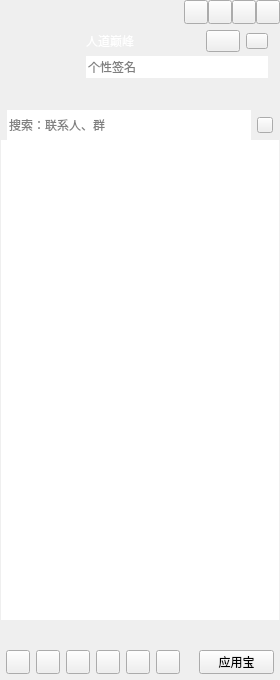
<?xml version="1.0" encoding="UTF-8"?>
<ui version="4.0">
 <class>CCMainWindowClass</class>
 <widget class="QWidget" name="CCMainWindowClass">
  <property name="geometry">
   <rect>
    <x>0</x>
    <y>0</y>
    <width>280</width>
    <height>680</height>
   </rect>
  </property>
  <property name="minimumSize">
   <size>
    <width>280</width>
    <height>680</height>
   </size>
  </property>
  <property name="windowTitle">
   <string>CCMainWindow</string>
  </property>
  <layout class="QVBoxLayout" name="verticalLayout_6">
   <property name="spacing">
    <number>0</number>
   </property>
   <property name="leftMargin">
    <number>0</number>
   </property>
   <property name="topMargin">
    <number>0</number>
   </property>
   <property name="rightMargin">
    <number>0</number>
   </property>
   <property name="bottomMargin">
    <number>0</number>
   </property>
   <item>
    <widget class="QWidget" name="titleWidget" native="true">
     <property name="sizePolicy">
      <sizepolicy hsizetype="Expanding" vsizetype="Preferred">
       <horstretch>0</horstretch>
       <verstretch>0</verstretch>
      </sizepolicy>
     </property>
     <property name="titleskin" stdset="0">
      <bool>true</bool>
     </property>
     <layout class="QVBoxLayout" name="verticalLayout_2">
      <property name="spacing">
       <number>0</number>
      </property>
      <property name="leftMargin">
       <number>0</number>
      </property>
      <property name="topMargin">
       <number>0</number>
      </property>
      <property name="rightMargin">
       <number>0</number>
      </property>
      <property name="bottomMargin">
       <number>0</number>
      </property>
      <item>
       <layout class="QHBoxLayout" name="horizontalLayout">
        <property name="spacing">
         <number>0</number>
        </property>
        <property name="leftMargin">
         <number>12</number>
        </property>
        <item>
         <widget class="QLabel" name="titleIcon">
          <property name="sizePolicy">
           <sizepolicy hsizetype="Fixed" vsizetype="Fixed">
            <horstretch>0</horstretch>
            <verstretch>0</verstretch>
           </sizepolicy>
          </property>
          <property name="minimumSize">
           <size>
            <width>42</width>
            <height>18</height>
           </size>
          </property>
          <property name="maximumSize">
           <size>
            <width>42</width>
            <height>18</height>
           </size>
          </property>
          <property name="text">
           <string/>
          </property>
         </widget>
        </item>
        <item>
         <spacer name="horizontalSpacer">
          <property name="orientation">
           <enum>Qt::Orientation::Horizontal</enum>
          </property>
          <property name="sizeHint" stdset="0">
           <size>
            <width>40</width>
            <height>20</height>
           </size>
          </property>
         </spacer>
        </item>
        <item>
         <widget class="QPushButton" name="placehold1">
          <property name="sizePolicy">
           <sizepolicy hsizetype="Fixed" vsizetype="Fixed">
            <horstretch>0</horstretch>
            <verstretch>0</verstretch>
           </sizepolicy>
          </property>
          <property name="minimumSize">
           <size>
            <width>24</width>
            <height>24</height>
           </size>
          </property>
          <property name="maximumSize">
           <size>
            <width>24</width>
            <height>24</height>
           </size>
          </property>
          <property name="text">
           <string/>
          </property>
         </widget>
        </item>
        <item>
         <widget class="QPushButton" name="placehold2">
          <property name="sizePolicy">
           <sizepolicy hsizetype="Fixed" vsizetype="Fixed">
            <horstretch>0</horstretch>
            <verstretch>0</verstretch>
           </sizepolicy>
          </property>
          <property name="minimumSize">
           <size>
            <width>24</width>
            <height>24</height>
           </size>
          </property>
          <property name="maximumSize">
           <size>
            <width>24</width>
            <height>24</height>
           </size>
          </property>
          <property name="text">
           <string/>
          </property>
         </widget>
        </item>
        <item>
         <widget class="QPushButton" name="sysmin">
          <property name="sizePolicy">
           <sizepolicy hsizetype="Fixed" vsizetype="Fixed">
            <horstretch>0</horstretch>
            <verstretch>0</verstretch>
           </sizepolicy>
          </property>
          <property name="minimumSize">
           <size>
            <width>24</width>
            <height>24</height>
           </size>
          </property>
          <property name="maximumSize">
           <size>
            <width>24</width>
            <height>24</height>
           </size>
          </property>
          <property name="text">
           <string/>
          </property>
         </widget>
        </item>
        <item>
         <widget class="QPushButton" name="sysclose">
          <property name="sizePolicy">
           <sizepolicy hsizetype="Fixed" vsizetype="Fixed">
            <horstretch>0</horstretch>
            <verstretch>0</verstretch>
           </sizepolicy>
          </property>
          <property name="minimumSize">
           <size>
            <width>24</width>
            <height>24</height>
           </size>
          </property>
          <property name="maximumSize">
           <size>
            <width>24</width>
            <height>24</height>
           </size>
          </property>
          <property name="text">
           <string/>
          </property>
         </widget>
        </item>
       </layout>
      </item>
      <item>
       <layout class="QHBoxLayout" name="horizontalLayout_3">
        <property name="leftMargin">
         <number>12</number>
        </property>
        <property name="topMargin">
         <number>6</number>
        </property>
        <property name="rightMargin">
         <number>12</number>
        </property>
        <property name="bottomMargin">
         <number>6</number>
        </property>
        <item>
         <widget class="QLabel" name="headLabel">
          <property name="sizePolicy">
           <sizepolicy hsizetype="Fixed" vsizetype="Fixed">
            <horstretch>0</horstretch>
            <verstretch>0</verstretch>
           </sizepolicy>
          </property>
          <property name="minimumSize">
           <size>
            <width>68</width>
            <height>68</height>
           </size>
          </property>
          <property name="maximumSize">
           <size>
            <width>68</width>
            <height>68</height>
           </size>
          </property>
          <property name="text">
           <string/>
          </property>
         </widget>
        </item>
        <item>
         <layout class="QVBoxLayout" name="verticalLayout">
          <property name="spacing">
           <number>4</number>
          </property>
          <item>
           <layout class="QHBoxLayout" name="horizontalLayout_2">
            <item>
             <widget class="QLabel" name="nameLabel">
              <property name="sizePolicy">
               <sizepolicy hsizetype="Expanding" vsizetype="Fixed">
                <horstretch>0</horstretch>
                <verstretch>0</verstretch>
               </sizepolicy>
              </property>
              <property name="minimumSize">
               <size>
                <width>0</width>
                <height>22</height>
               </size>
              </property>
              <property name="maximumSize">
               <size>
                <width>16777215</width>
                <height>22</height>
               </size>
              </property>
              <property name="styleSheet">
               <string notr="true">color:rgb(255,255,255);
font:75 12pt &quot;微软雅黑&quot;;</string>
              </property>
              <property name="text">
               <string>人道巅峰</string>
              </property>
             </widget>
            </item>
            <item>
             <widget class="QPushButton" name="stausBtn">
              <property name="sizePolicy">
               <sizepolicy hsizetype="Fixed" vsizetype="Fixed">
                <horstretch>0</horstretch>
                <verstretch>0</verstretch>
               </sizepolicy>
              </property>
              <property name="minimumSize">
               <size>
                <width>34</width>
                <height>22</height>
               </size>
              </property>
              <property name="maximumSize">
               <size>
                <width>34</width>
                <height>22</height>
               </size>
              </property>
              <property name="text">
               <string/>
              </property>
              <property name="hasborder" stdset="0">
               <bool>true</bool>
              </property>
             </widget>
            </item>
            <item>
             <widget class="QPushButton" name="levelBtn">
              <property name="sizePolicy">
               <sizepolicy hsizetype="Fixed" vsizetype="Fixed">
                <horstretch>0</horstretch>
                <verstretch>0</verstretch>
               </sizepolicy>
              </property>
              <property name="minimumSize">
               <size>
                <width>22</width>
                <height>16</height>
               </size>
              </property>
              <property name="maximumSize">
               <size>
                <width>22</width>
                <height>16</height>
               </size>
              </property>
              <property name="focusPolicy">
               <enum>Qt::FocusPolicy::StrongFocus</enum>
              </property>
              <property name="autoFillBackground">
               <bool>false</bool>
              </property>
              <property name="text">
               <string/>
              </property>
              <property name="hasborder" stdset="0">
               <bool>true</bool>
              </property>
             </widget>
            </item>
           </layout>
          </item>
          <item>
           <widget class="QLineEdit" name="lineEdit">
            <property name="minimumSize">
             <size>
              <width>0</width>
              <height>22</height>
             </size>
            </property>
            <property name="maximumSize">
             <size>
              <width>16777215</width>
              <height>22</height>
             </size>
            </property>
            <property name="frame">
             <bool>false</bool>
            </property>
            <property name="placeholderText">
             <string>个性签名</string>
            </property>
           </widget>
          </item>
          <item>
           <widget class="QWidget" name="appWidget" native="true">
            <property name="sizePolicy">
             <sizepolicy hsizetype="Expanding" vsizetype="Fixed">
              <horstretch>0</horstretch>
              <verstretch>0</verstretch>
             </sizepolicy>
            </property>
            <property name="minimumSize">
             <size>
              <width>0</width>
              <height>22</height>
             </size>
            </property>
            <property name="maximumSize">
             <size>
              <width>16777215</width>
              <height>22</height>
             </size>
            </property>
           </widget>
          </item>
         </layout>
        </item>
       </layout>
      </item>
     </layout>
    </widget>
   </item>
   <item>
    <widget class="QWidget" name="widget" native="true">
     <property name="sizePolicy">
      <sizepolicy hsizetype="Expanding" vsizetype="Expanding">
       <horstretch>0</horstretch>
       <verstretch>0</verstretch>
      </sizepolicy>
     </property>
     <layout class="QVBoxLayout" name="verticalLayout_4">
      <property name="spacing">
       <number>0</number>
      </property>
      <property name="leftMargin">
       <number>1</number>
      </property>
      <property name="topMargin">
       <number>0</number>
      </property>
      <property name="rightMargin">
       <number>1</number>
      </property>
      <property name="bottomMargin">
       <number>0</number>
      </property>
      <item>
       <widget class="QWidget" name="searchWidget" native="true">
        <property name="sizePolicy">
         <sizepolicy hsizetype="Expanding" vsizetype="Fixed">
          <horstretch>0</horstretch>
          <verstretch>0</verstretch>
         </sizepolicy>
        </property>
        <property name="minimumSize">
         <size>
          <width>0</width>
          <height>30</height>
         </size>
        </property>
        <property name="maximumSize">
         <size>
          <width>16777215</width>
          <height>30</height>
         </size>
        </property>
        <layout class="QHBoxLayout" name="horizontalLayout_4">
         <property name="leftMargin">
          <number>6</number>
         </property>
         <property name="topMargin">
          <number>0</number>
         </property>
         <property name="rightMargin">
          <number>6</number>
         </property>
         <property name="bottomMargin">
          <number>0</number>
         </property>
         <item>
          <widget class="QLineEdit" name="searchLineEdit">
           <property name="minimumSize">
            <size>
             <width>0</width>
             <height>30</height>
            </size>
           </property>
           <property name="maximumSize">
            <size>
             <width>16777215</width>
             <height>30</height>
            </size>
           </property>
           <property name="frame">
            <bool>false</bool>
           </property>
           <property name="placeholderText">
            <string>搜索：联系人、群</string>
           </property>
          </widget>
         </item>
         <item>
          <widget class="QPushButton" name="searchBtn">
           <property name="sizePolicy">
            <sizepolicy hsizetype="Fixed" vsizetype="Fixed">
             <horstretch>0</horstretch>
             <verstretch>0</verstretch>
            </sizepolicy>
           </property>
           <property name="minimumSize">
            <size>
             <width>16</width>
             <height>16</height>
            </size>
           </property>
           <property name="maximumSize">
            <size>
             <width>16</width>
             <height>16</height>
            </size>
           </property>
           <property name="text">
            <string/>
           </property>
          </widget>
         </item>
        </layout>
       </widget>
      </item>
      <item>
       <widget class="QScrollArea" name="scrollArea">
        <property name="frameShape">
         <enum>QFrame::Shape::NoFrame</enum>
        </property>
        <property name="widgetResizable">
         <bool>true</bool>
        </property>
        <widget class="QWidget" name="scrollAreaWidgetContents">
         <property name="geometry">
          <rect>
           <x>0</x>
           <y>0</y>
           <width>278</width>
           <height>474</height>
          </rect>
         </property>
         <property name="sizePolicy">
          <sizepolicy hsizetype="Expanding" vsizetype="Expanding">
           <horstretch>0</horstretch>
           <verstretch>0</verstretch>
          </sizepolicy>
         </property>
         <layout class="QVBoxLayout" name="verticalLayout_3">
          <property name="spacing">
           <number>0</number>
          </property>
          <property name="leftMargin">
           <number>0</number>
          </property>
          <property name="topMargin">
           <number>0</number>
          </property>
          <property name="rightMargin">
           <number>0</number>
          </property>
          <property name="bottomMargin">
           <number>0</number>
          </property>
          <item>
           <widget class="QTreeWidget" name="treeWidget">
            <property name="frameShape">
             <enum>QFrame::Shape::NoFrame</enum>
            </property>
            <property name="verticalScrollBarPolicy">
             <enum>Qt::ScrollBarPolicy::ScrollBarAlwaysOff</enum>
            </property>
            <property name="horizontalScrollBarPolicy">
             <enum>Qt::ScrollBarPolicy::ScrollBarAlwaysOff</enum>
            </property>
            <property name="editTriggers">
             <set>QAbstractItemView::EditTrigger::AllEditTriggers</set>
            </property>
            <property name="indentation">
             <number>0</number>
            </property>
            <property name="headerHidden">
             <bool>true</bool>
            </property>
            <property name="expandsOnDoubleClick">
             <bool>false</bool>
            </property>
            <column>
             <property name="text">
              <string notr="true">1</string>
             </property>
            </column>
           </widget>
          </item>
         </layout>
        </widget>
       </widget>
      </item>
     </layout>
    </widget>
   </item>
   <item>
    <widget class="QWidget" name="bottomWidget" native="true">
     <property name="sizePolicy">
      <sizepolicy hsizetype="Expanding" vsizetype="Fixed">
       <horstretch>0</horstretch>
       <verstretch>0</verstretch>
      </sizepolicy>
     </property>
     <property name="minimumSize">
      <size>
       <width>0</width>
       <height>60</height>
      </size>
     </property>
     <property name="maximumSize">
      <size>
       <width>16777215</width>
       <height>60</height>
      </size>
     </property>
     <property name="bottomskin" stdset="0">
      <bool>true</bool>
     </property>
     <layout class="QVBoxLayout" name="verticalLayout_5" stretch="1,1">
      <property name="leftMargin">
       <number>6</number>
      </property>
      <property name="topMargin">
       <number>6</number>
      </property>
      <property name="rightMargin">
       <number>6</number>
      </property>
      <property name="bottomMargin">
       <number>6</number>
      </property>
      <item>
       <layout class="QHBoxLayout" name="bottomLayout_up"/>
      </item>
      <item>
       <layout class="QHBoxLayout" name="horizontalLayout_5">
        <item>
         <widget class="QPushButton" name="bottomBtn_1">
          <property name="sizePolicy">
           <sizepolicy hsizetype="Fixed" vsizetype="Fixed">
            <horstretch>0</horstretch>
            <verstretch>0</verstretch>
           </sizepolicy>
          </property>
          <property name="minimumSize">
           <size>
            <width>24</width>
            <height>24</height>
           </size>
          </property>
          <property name="maximumSize">
           <size>
            <width>24</width>
            <height>24</height>
           </size>
          </property>
          <property name="text">
           <string/>
          </property>
         </widget>
        </item>
        <item>
         <widget class="QPushButton" name="bottomBtn_2">
          <property name="sizePolicy">
           <sizepolicy hsizetype="Fixed" vsizetype="Fixed">
            <horstretch>0</horstretch>
            <verstretch>0</verstretch>
           </sizepolicy>
          </property>
          <property name="minimumSize">
           <size>
            <width>24</width>
            <height>24</height>
           </size>
          </property>
          <property name="maximumSize">
           <size>
            <width>24</width>
            <height>24</height>
           </size>
          </property>
          <property name="text">
           <string/>
          </property>
         </widget>
        </item>
        <item>
         <widget class="QPushButton" name="bottomBtn_3">
          <property name="sizePolicy">
           <sizepolicy hsizetype="Fixed" vsizetype="Fixed">
            <horstretch>0</horstretch>
            <verstretch>0</verstretch>
           </sizepolicy>
          </property>
          <property name="minimumSize">
           <size>
            <width>24</width>
            <height>24</height>
           </size>
          </property>
          <property name="maximumSize">
           <size>
            <width>24</width>
            <height>24</height>
           </size>
          </property>
          <property name="text">
           <string/>
          </property>
         </widget>
        </item>
        <item>
         <widget class="QPushButton" name="bottomBtn_4">
          <property name="sizePolicy">
           <sizepolicy hsizetype="Fixed" vsizetype="Fixed">
            <horstretch>0</horstretch>
            <verstretch>0</verstretch>
           </sizepolicy>
          </property>
          <property name="minimumSize">
           <size>
            <width>24</width>
            <height>24</height>
           </size>
          </property>
          <property name="maximumSize">
           <size>
            <width>24</width>
            <height>24</height>
           </size>
          </property>
          <property name="text">
           <string/>
          </property>
         </widget>
        </item>
        <item>
         <widget class="QPushButton" name="bottomBtn_5">
          <property name="sizePolicy">
           <sizepolicy hsizetype="Fixed" vsizetype="Fixed">
            <horstretch>0</horstretch>
            <verstretch>0</verstretch>
           </sizepolicy>
          </property>
          <property name="minimumSize">
           <size>
            <width>24</width>
            <height>24</height>
           </size>
          </property>
          <property name="maximumSize">
           <size>
            <width>24</width>
            <height>24</height>
           </size>
          </property>
          <property name="text">
           <string/>
          </property>
         </widget>
        </item>
        <item>
         <widget class="QPushButton" name="bottomBtn_6">
          <property name="sizePolicy">
           <sizepolicy hsizetype="Fixed" vsizetype="Fixed">
            <horstretch>0</horstretch>
            <verstretch>0</verstretch>
           </sizepolicy>
          </property>
          <property name="minimumSize">
           <size>
            <width>24</width>
            <height>24</height>
           </size>
          </property>
          <property name="maximumSize">
           <size>
            <width>24</width>
            <height>24</height>
           </size>
          </property>
          <property name="text">
           <string/>
          </property>
         </widget>
        </item>
        <item>
         <spacer name="horizontalSpacer_2">
          <property name="orientation">
           <enum>Qt::Orientation::Horizontal</enum>
          </property>
          <property name="sizeHint" stdset="0">
           <size>
            <width>18</width>
            <height>20</height>
           </size>
          </property>
         </spacer>
        </item>
        <item>
         <widget class="QPushButton" name="bottomBtn_7">
          <property name="sizePolicy">
           <sizepolicy hsizetype="Preferred" vsizetype="Fixed">
            <horstretch>0</horstretch>
            <verstretch>0</verstretch>
           </sizepolicy>
          </property>
          <property name="minimumSize">
           <size>
            <width>24</width>
            <height>24</height>
           </size>
          </property>
          <property name="maximumSize">
           <size>
            <width>86</width>
            <height>24</height>
           </size>
          </property>
          <property name="text">
           <string>应用宝</string>
          </property>
         </widget>
        </item>
       </layout>
      </item>
     </layout>
    </widget>
   </item>
  </layout>
 </widget>
 <layoutdefault spacing="6" margin="11"/>
 <resources>
  <include location="CCMainWindow.qrc"/>
 </resources>
 <connections/>
</ui>
